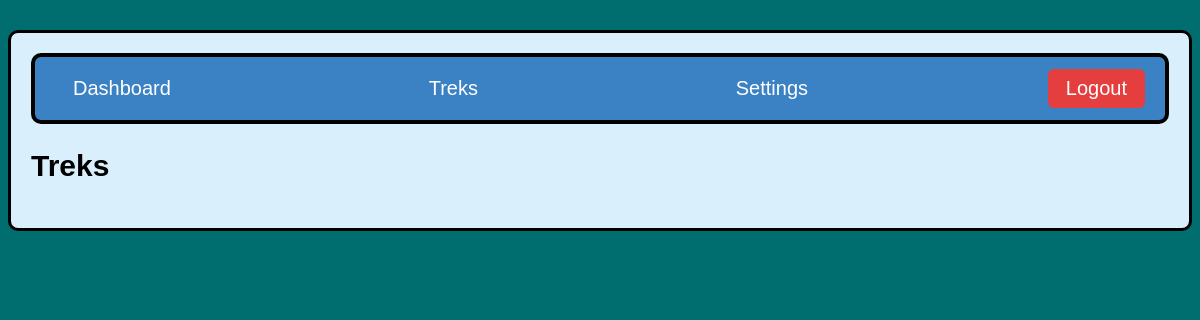
The page /staff_dashboard?section=treks (signed in) on the database as committed earlier.
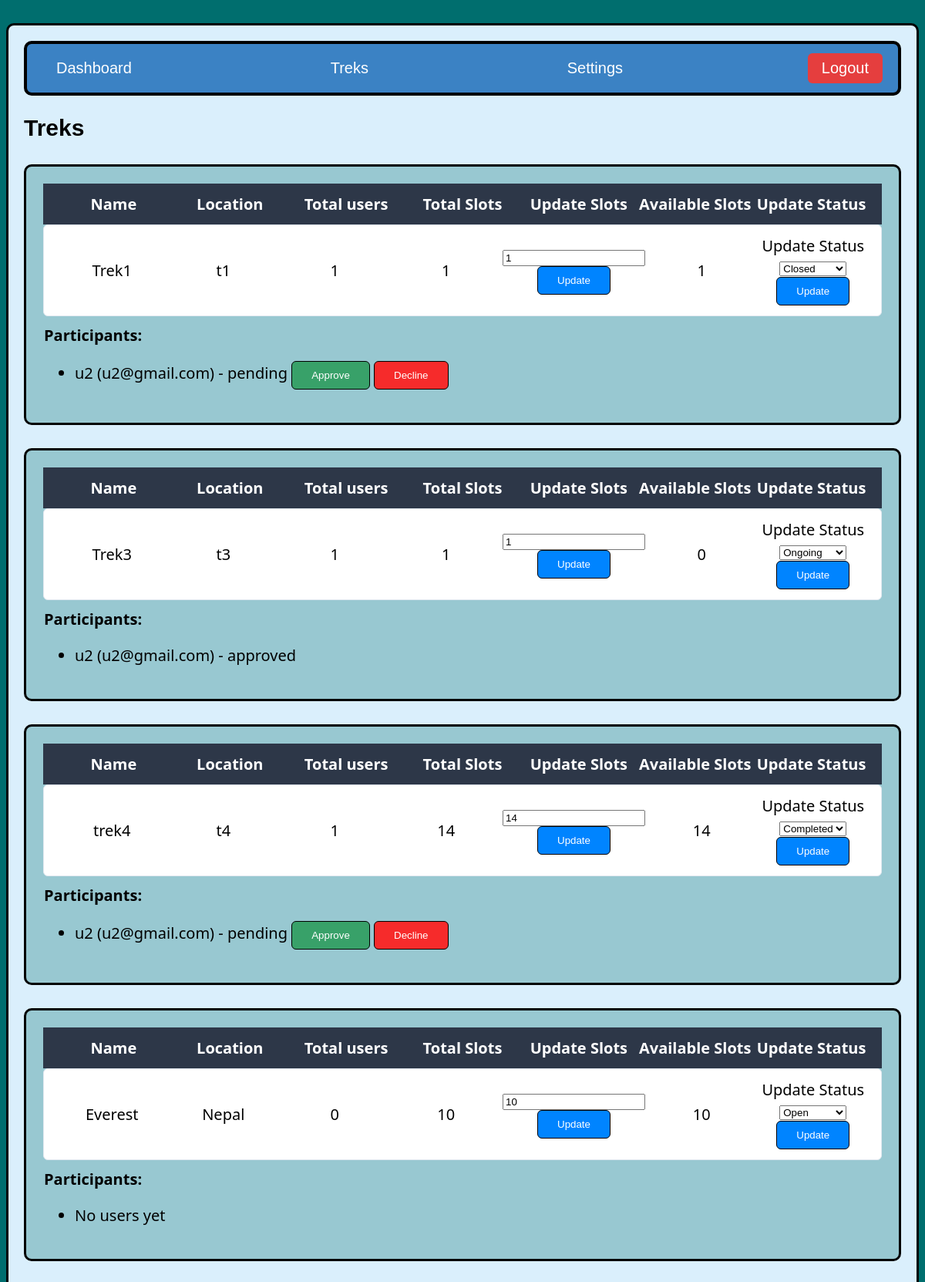
The same page on the database as committed later.
### model.py (models this page shows, shortened)
class trek(db.Model):
    trek_id = db.Column(db.Integer,primary_key = True,autoincrement=True)
    name = db.Column(db.String(50),nullable=False)
    difficulty = db.Column(db.String(20),nullable=False)
    duration = db.Column(db.Integer,nullable=False)
    slots = db.Column(db.Integer,nullable=False)
    assigned_staff = db.Column(db.Integer,db.ForeignKey(user.user_id),nullable=True)
    status = db.Column(db.String(20),default='open')
    location = db.Column(db.String(100),default='To be announced')
    bookings = db.relationship('booking', backref='trek',cascade="all, delete")
    staff = db.relationship('user', backref='treks_assigned')

class booking(db.Model):
    booking_id = db.Column(db.Integer,primary_key=True,autoincrement=True)
    user_id = db.Column(db.Integer,db.ForeignKey(user.user_id),nullable=False)
    trek_id = db.Column(db.Integer,db.ForeignKey(trek.trek_id),nullable=False)
    booking_status = db.Column(db.String(20),default='pending')
    booking_date = db.Column(db.DateTime,default=datetime.now)

class user(db.Model):
    user_id = db.Column(db.Integer , primary_key = True , autoincrement = True)
    username = db.Column(db.String(50),nullable=False)
    role=db.Column(db.String(20),nullable=False)
    email=db.Column(db.String(50),unique=True,nullable=False)
    password=db.Column(db.String(20),nullable=False)
    is_approved = db.Column(db.Boolean, default=False)
    is_active = db.Column(db.Boolean, default=True)
    bookings = db.relationship('booking', backref='user')

### main.py (the view, shortened to what this page needs)
@app.route('/staff_dashboard',methods=['GET','POST'])
def staff_dashboard():
    if 'role' not in session or session['role']!='staff':
        return redirect(url_for('staff_login'))
    user = user_model.query.get(session['user_id'])
    section = request.args.get('section','dashboard')
    data=None
    if section=='dashboard':
        data=trek_model.query.filter_by(assigned_staff=session['user_id']).all()
    elif section=='treks':
        data=trek_model.query.filter_by(assigned_staff=session['user_id']).all()
    return render_template('staff_dashboard.html',data=data,section=section,user=user)

### templates/staff_dashboard.html (shortened to what this page needs)
{%extends "base.html"%}
{%block content%}
<div class="navbar">
    <a class="nav-btn" href="{{ url_for('staff_dashboard', section='dashboard') }}">Dashboard</a>
    <a class="nav-btn" href="{{ url_for('staff_dashboard', section='treks') }}">Treks</a>
    <a class="nav-btn" href="{{ url_for('staff_dashboard', section='settings') }}">Settings</a>
    <a class="logout" href="{{ url_for('logout') }}">Logout</a>
</div>
{% if section == 'dashboard' %}
<h1 style="display: block; text-align: center;">Welcome Staff</h1>
<h2 style="font-family: sans-serif;">Dashboard</h2>
<h2>Your Treks</h2>
<div class="open-container">
    <table style="width: 97%;">
        <tr class="trek-header-5">
            <th>Trek Name</th>
            <th>Location</th>
            <th>Duration</th>
            <th>Status</th>
        </tr>
        {%for d in data%}
        <tr class="trek-row-5">
            <td>{{d.name}}</td>
            <td>{{d.location}}</td>
            <td>{{d.duration}}</td>
            <td>{{d.status}}</td>
        </tr>{%endfor%}
    </table>
</div>
{% elif section == 'treks' %}
<h2 style="font-family: sans-serif;">Treks</h2>
<div>
    {% for t in data %}
    <table class="open-container">
        <tr class="trek-header-7">
            <th>Name</th>
            <th>Location</th>
            <th>Total users</th>
            <th>Total Slots</th>
            <th>Update Slots</th>
            <th>Available Slots</th>
            <th>Update Status</th>
        </tr>
        <tr class="trek-row-7">
            <td>{{ t.name }}</td>
            <td>{{ t.location }}</td>
            <td>{{ t.bookings | length }}</td>
            <td>{{ t.slots }}</td>
            <td>
                <form method="POST" action="/update_slots_staff/{{ t.trek_id }}">
                    <input type="number" name="slots" value="{{ t.slots }}" min="1">
                    <button class="button btn-update" type="submit">Update</button>
                </form>
            </td>
            <td>
                {{ t.slots - (t.bookings | selectattr('booking_status','equalto','approved') | list | length) }}
            </td>
            <td>
                <span>Update Status</span>
                <form method="post" action="{{ url_for('update_status', id=t.trek_id) }}">
                    <select name="status">
                        <option value="open" {% if t.status=='open' %}selected{% endif %}>Open</option>
                        <option value="closed" {% if t.status=='closed' %}selected{% endif %}>Closed</option>
                        <option value="ongoing" {% if t.status=='ongoing' %}selected{% endif %}>Ongoing</option>
                        <option value="completed" {% if t.status=='completed' %}selected{% endif %}>Completed</option>
                    </select>
                    <button class="button btn-update" type="submit">Update</button>
                </form>
            </td>
        </tr>
        <tr>
            <td colspan="7">
                <b>Participants:</b>
                <ul>
                    {% for b in t.bookings %}
                    <li>
                        {{ b.user.username }} ({{ b.user.email }}) - {{ b.booking_status }}
                        {% if b.booking_status == 'pending' %}
                        <form method="post" action="{{ url_for('update_booking_status', id=b.booking_id) }}"
                            style="display:inline;">
                            <button class="button btn-approve" name="status" value="approved">Approve</button>
                            <button class="button btn-danger" name="status" value="cancelled">Decline</button>
                        </form>
                        {% endif %}
                    </li>
                    {% else %}
                    <li>No users yet</li>
                    {% endfor %}
                </ul>
            </td>
        </tr>
    </table>{%endfor%}
</div>
{%endif%}
{%endblock%}

### templates/base.html (shortened to what this page needs)
<!DOCTYPE html>
<html lang="en">
<head>
    <link rel="stylesheet" href="/static/main.css">
</head>
<body style="background-color: rgb(0, 110, 110);">
    <div class="container" style="background-color: #daeffc; font-family: system-ui, -apple-system, BlinkMacSystemFont, 'Segoe UI', Roboto, Oxygen, Ubuntu, Cantarell, 'Open Sans', 'Helvetica Neue', sans-serif; font-size: 20px; ">
        {% block content%}
        {% endblock %}
    </div>
</body>
</html>

### static/main.css (style rules this page uses)
.container { margin: 30px auto; padding: 20px; border: 3px solid black; border-radius: 10px; background-color: beige; }
.open-container { margin: 30px auto; padding: 20px; border: 3px solid black; border-radius: 10px; background-color: rgba(0, 110, 110, 0.3); }
button { background-color: #0084ff; color: white; font-family: sans-serif; border: 1px solid black; padding: 10px 25px; border-radius: 6px; }
.btn-approve { background-color: #38a169; }
.btn-danger { background-color: #f62b2b; color: white; }
.btn-update { background-color: #0084ff; }
.navbar { display: flex; justify-content: space-between; align-items: center; padding: 12px 20px; background-color: #3b82c4; border: 4px solid black; border-radius: 10px; font-family: 'Lucida Sans', 'Lucida Sans Regular', 'Lucida Grande', 'Lucida Sans Unicode', Geneva, Verdana, sans-serif; }
.nav-btn { color: white; text-decoration: none; padding: 8px 18px; border-radius: 6px; font-weight: 500; transition: 0.2s; }
.logout { background-color: #e53e3e; color: white; text-decoration: none; padding: 8px 18px; border-radius: 6px; }
.trek-header-7, .trek-row-7 { display: grid; grid-template-columns: repeat(7,2fr); padding: 12px 16px; text-align: center; align-items: center; }
.trek-header-7 { background-color: #2d3748; color: white; font-weight: bold; }
.trek-row-7 { background-color: #ffffff; border: 1px solid #e2e8f0; border-radius: 6px; margin-bottom: 8px; }

Rows that differ between the two databases and show on the page:
added trek: name "Trek1", location "t1", bookings|length "1", slots "1", status "Closed"
added booking: user.username "u2", user.email "u2@gmail.com", booking_status "pending", shown under "Trek1"
added trek: name "Trek3", location "t3", bookings|length "1", slots "1", slots "0", status "Ongoing"
added booking: user.username "u2", user.email "u2@gmail.com", booking_status "approved", shown under "Trek3"
added trek: name "trek4", location "t4", bookings|length "1", slots "14", status "Completed"
added booking: user.username "u2", user.email "u2@gmail.com", booking_status "pending", shown under "trek4"
added trek: name "Everest", location "Nepal", bookings|length "0", slots "10", status "Open"
